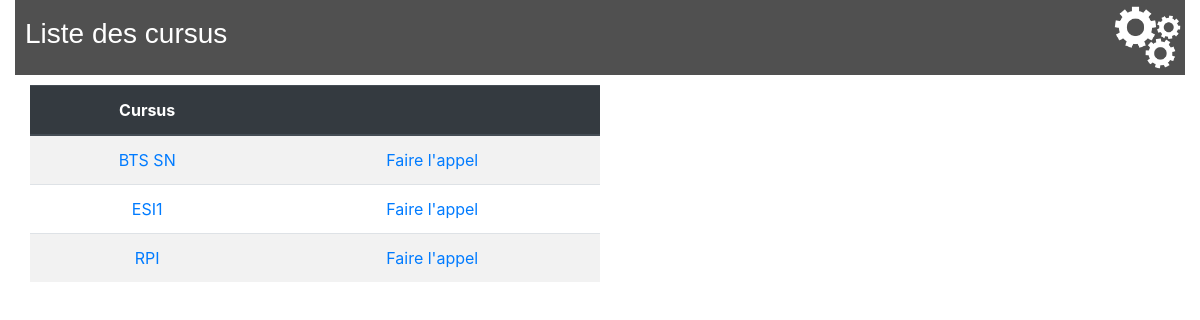
/lycee/, run on an earlier commit of the app's database.
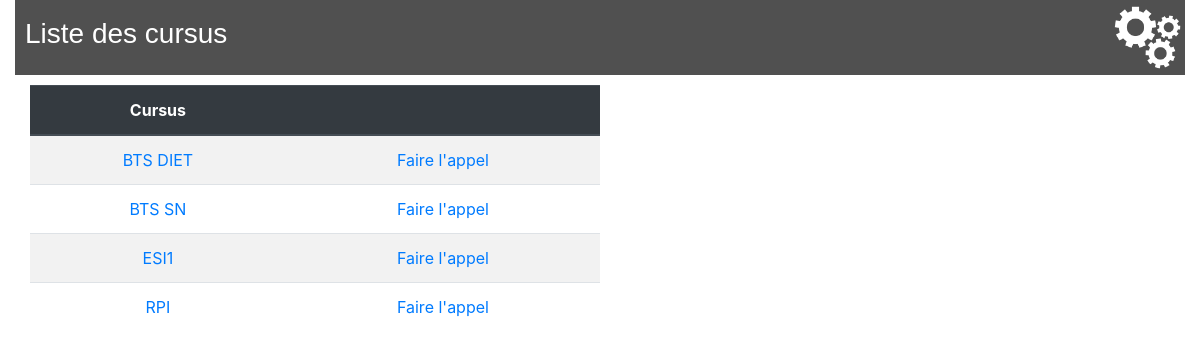
And on a later commit of the database.
### lycee/models.py (models this page shows, shortened)
class Cursus(models.Model):
    name = models.CharField(
        max_length=50,
        blank=False,
        null=True,
        default='aucun'
    )
    year_from_bac = models.SmallIntegerField(
        help_text="year since le bac",
        verbose_name="year",
        blank=False,
        null=True,
        default=0
    )
    scholar_year = models.CharField(
        max_length=9,
        blank=False,
        null=True,
        default='0000-00001'
    )

### lycee/views.py (the view)
def index(request):
    result_list = Cursus.objects.order_by('name')
    context = {'liste': result_list}
    return render(request, 'lycee/index.html', context)

### lycee/templates/lycee/index.html
{% extends "master.html" %}
{% load static %}
{% if liste%}
  {% block title %}
    <h3>Liste des cursus</h3>
  {% endblock %}
  {% block content %}
    <table class="table table-striped">
      <thead class="thead-dark">
        <tr>
          <th scope="col">Cursus</th>
          <th scope="col"></th>
        </tr>
      </thead>
      <tbody>
    {% for cursus in liste %}
        <tr>
          <td><a href="/lycee/{{cursus.id}}">{{cursus.name}}</a></td>
          <td><a href="/lycee/cursusCall/{{cursus.id}}">Faire l'appel</a></td>
        </tr>
    {% endfor %}
      </tbody>
    </table>
  {% endblock %}
{% else %}
  <p> No cursus to show .</p>
{% endif %}

### lycee/templates/master.html (shortened to what this page needs)
<!DOCTYPE html>
{% load static %}
<html>
    <head>
            <link rel="stylesheet" href="https://stackpath.bootstrapcdn.com/bootstrap/4.3.1/css/bootstrap.min.css">
        <link rel="stylesheet" type="text/css" href="{% static 'lycee/style.css' %}" />
    </head>
    <body>
        <div class="container">
            <header>
                <div class="page-header ">
                    <div>{% block title %}{% endblock %}</div>
                    <div style="text-align: right"><a href="/lycee/"><img src="/static/lycee/rouage.png" class="img-fluid"></a></div>
                </div>
            </header>
            <div class="container">
                <div>{% block content %}{% endblock %}</div>
            </div>
        </div>
    </body>
</html>

### lycee/static/lycee/style.css (style rules this page uses)
.page-header { background-color: #505050; font-family: Arial; color: #FFFFFF; width: 100%; padding-left: 10px; display: flex; flex-direction: row; flex-wrap: nowrap; justify-content: space-between; align-items: center; margin-bottom: 10px; }
.container { max-width:100% }
.img-fluid { max-width: 15%; height: auto; text-align: right; }
.table-striped, .table { width: 50%; margin-bottom: 1rem; color: #212529; margin-right: auto; text-align: center; }

What changed in the data, as far as the page shows it:
added Cursus: name "BTS DIET"
